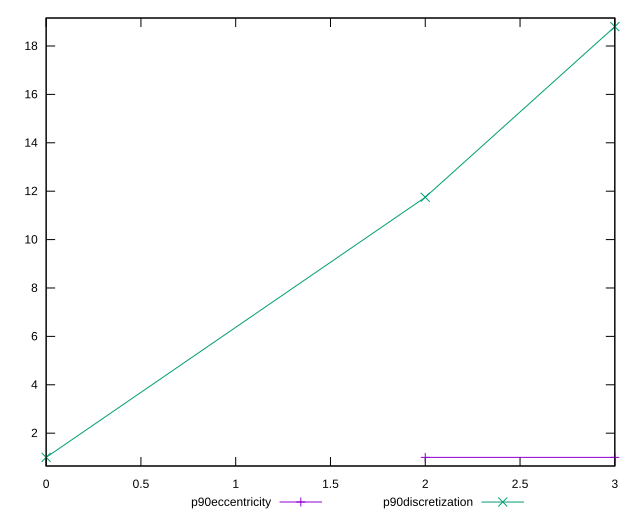

The script that saved this image:
reset

$p90Eccentricity <<EOF
2 1.000000000000001
3 1.0000000000000002
EOF

$p90Discretization <<EOF
0 1
2 11.75
3 18.8
EOF

set key outside below
set xrange [0:3]
set yrange [0.6439999999999999:19.156000000000002]
set trange [0.6439999999999999:19.156000000000002]
set terminal svg size 640, 520 enhanced background rgb 'white'
set output "reports/report_00033_2021-03-01T14-23-16.841Z/meta/score/progression/eccentricity.svg"

plot $p90Eccentricity title "p90eccentricity" with linespoints, \
     $p90Discretization title "p90discretization" with linespoints

reset
